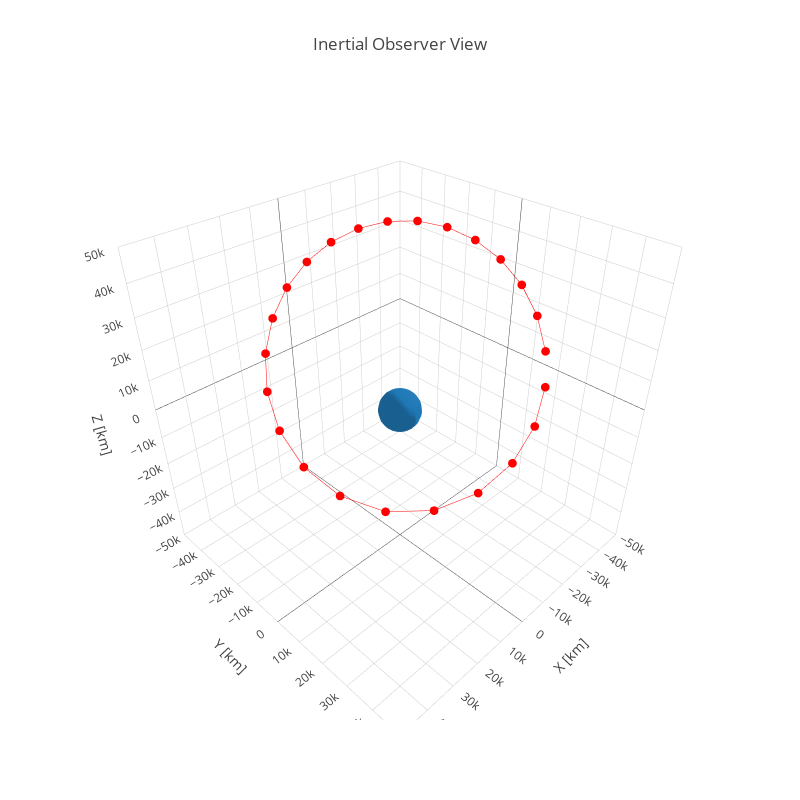

The notebook cell saved with this chart:
### Code cell
# from plotly.graph_objs import Mesh3d

# from numpy import sin, cos, pi

layout = go.Layout(
    title='Inertial Observer View',
    width=800,
    height=800,
    scene=dict(
    aspectmode="cube",
    xaxis=dict(
        range=[-50000, 50000],
        dtick=10000,
        title='X [km]'
    ),
    yaxis=dict(
        range=[-50000, 50000],
        dtick=10000,
        title='Y [km]',
    ),
    zaxis=dict(
        range=[-50000, 50000],
        dtick=10000,
        title='Z [km]'
    ),)
)

data = [
    ellipsoidPlot(reearth),

    go.Scatter3d(x=O_r_S__eci[:,0],y=O_r_S__eci[:,1],z=O_r_S__eci[:,2],
                 name = 'orbit?',
                 marker=dict(
                     size=0,
                      color=0),
                 line = dict(color = ('red'), 
                             width = 1)
                )]


fig = go.Figure(data=data, layout=layout)
iplot(fig)

### Figure 1 — Plotly figure (JSON) as saved in the notebook; plotly's stock layout.template omitted (floating-point values rounded to 4 significant figures; data arrays with more than 128 entries replaced by an {"elided": "..."} marker saying what was removed)
{"data": [{"alphahull": 0, "type": "mesh3d", "uid": "9f1a6f82-b55f-11e8-a1f4-8c8590c58dc6", "x": {"elided": "400 float values"}, "y": {"elided": "400 float values"}, "z": {"elided": "400 float values"}}, {"line": {"color": "red", "width": 1}, "marker": {"color": 0, "size": 0}, "name": "orbit?", "type": "scatter3d", "uid": "9f1a75b8-b55f-11e8-a1f4-8c8590c58dc6", "x": [-30830.0, -32320.0, -32210.0, -30690.0, -27980.0, -24250.0, -19690.0, -14460.0, -8731.0, -2700.0, 3430.0, 9414.0, 14950.0, 19660.0, 23070.0, 24570.0, 23530.0, 19420.0, 12290.0, 3071.0, -6678.0, -15530.0, -22670.0, -27810.0], "y": [26510.0, 21440.0, 15300.0, 8490.0, 1343.0, -5856.0, -12850.0, -19420.0, -25310.0, -30320.0, -34180.0, -36620.0, -37350.0, -36030.0, -32350.0, -26030.0, -17040.0, -5867.0, 6176.0, 17160.0, 25360.0, 30030.0, 31330.0, 29830.0], "z": [17890.0, 26550.0, 33900.0, 39780.0, 44120.0, 46850.0, 47970.0, 47470.0, 45350.0, 41620.0, 36330.0, 29540.0, 21380.0, 12060.0, 1971.0, -8250.0, -17570.0, -24560.0, -27680.0, -26080.0, -20200.0, -11450.0, -1364.0, 8880.0]}], "layout": {"height": 800, "scene": {"aspectmode": "cube", "xaxis": {"dtick": 10000, "range": [-50000, 50000], "title": "X [km]"}, "yaxis": {"dtick": 10000, "range": [-50000, 50000], "title": "Y [km]"}, "zaxis": {"dtick": 10000, "range": [-50000, 50000], "title": "Z [km]"}}, "title": "Inertial Observer View", "width": 800}}
